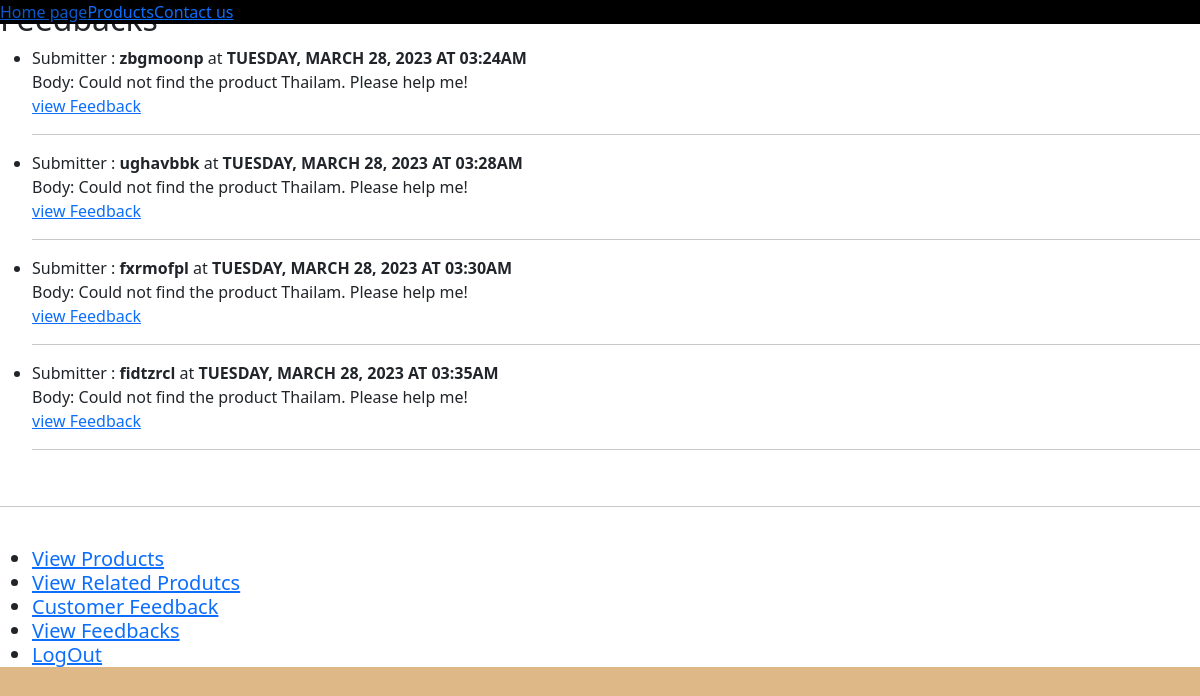
Page /Ayurstores/feedbacks on the committed database.
### store/models.py (models this page shows)
class feedback(models.Model):
    submitter=models.CharField(max_length=100)
    body=models.CharField(max_length=1000)
    createdon=models.DateTimeField(auto_now_add=True)

### store/views.py (the view)
# urls.py: path("feedbacks", views.feedbacks, name = "feedbacksurl"), # http://127.0.0.1:8000/Ayurstores/feedbacks
def feedbacks(request):
    all_tickets = feedback.objects.all()
    return render(request, "store/Feedbacks.html" , {"items": all_tickets})

### store/templatetags/mytags.py (called while the page is built)
def mydate(oldvalue, miltime=False):
    if miltime : return oldvalue.strftime(time_format_mil).upper()
    return oldvalue.strftime(time_format)

### store/templates/store/Feedbacks.html (shortened to what this page needs)
{% extends "base.html" %}
{% load mytags %}
{% block content %}
<h2> Feedbacks </h2><ul>
{%for item in items%}
    {% autoescape off %}
    {%if not item.submitter == "Robot" %}
        <li> Submitter : <strong> {{item.submitter | escape}} </strong>
            at  <strong> {{item.createdon | mydate:True}} </strong> <br/>
            Body: {{item.body | escape}}
        </li>
    {%else%}
    <li> Submitter : <strong> {{item.submitter | safe}} on {{item.createdon}} </strong> <br/>
        Body: {{item.body | escape}}
    </li>
    {% endif%}
    <a href="{% url 'feedbackurl' item.pk %}"> view Feedback </a>
    <hr/>
    {% endautoescape %}
{%endfor%}
</ul>
{% endblock %}

### store/static/store/style.css (style rules this page uses)
html,body { font-family:sans-serif; color:darkslategrey; background-color:burlywood; }

### rows in the picture
feedback: submitter "zbgmoonp", createdon|mydate "TUESDAY, MARCH 28, 2023 AT 03:24AM", body "Could not find the product Thailam. Please help me!"
feedback: submitter "ughavbbk", createdon|mydate "TUESDAY, MARCH 28, 2023 AT 03:28AM", body "Could not find the product Thailam. Please help me!"
feedback: submitter "fxrmofpl", createdon|mydate "TUESDAY, MARCH 28, 2023 AT 03:30AM", body "Could not find the product Thailam. Please help me!"
feedback: submitter "fidtzrcl", createdon|mydate "TUESDAY, MARCH 28, 2023 AT 03:35AM", body "Could not find the product Thailam. Please help me!"
